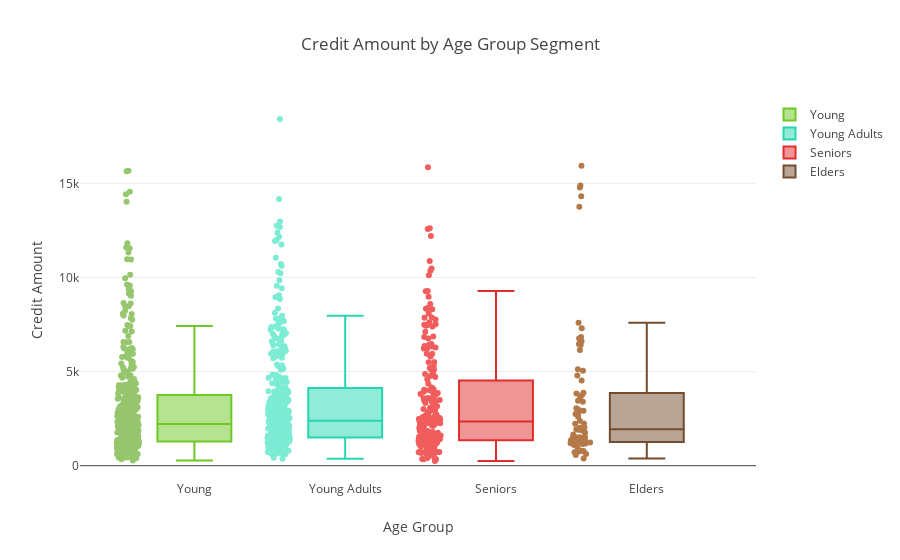

The code cell stored with this chart in its notebook:
### Code cell
# Take credit amount values into a list
young = df['Credit_amount'].loc[df['Age_Group'] == 'Young'].values.tolist()
young_adults = df['Credit_amount'].loc[df['Age_Group'] == 'Young Adults'].values.tolist()
senior = df['Credit_amount'].loc[df['Age_Group'] == 'Senior'].values.tolist()
elder_credit = df['Credit_amount'].loc[df['Age_Group'] == 'Elder'].values.tolist()

# Create the box plots by age category
young_credit = go.Box(
    y = young,
    name = "Young",
    jitter = 0.3,
    pointpos = -1.8,
    boxpoints = 'all',
    marker = dict(
        color = 'rgb(150, 198, 109)'),
    line = dict(
        color = 'rgb(111, 200, 37)')
)

young_adults_credit = go.Box(
    y = young_adults,
    name = "Young Adults",
    jitter = 0.3,
    pointpos = -1.8,
    boxpoints = 'all',
    marker = dict(
        color = 'rgb(124, 236, 212)'),
    line = dict(
        color = 'rgb(38, 214, 177)')
)

senior_credit = go.Box(
    y = senior,
    name = "Seniors",
    jitter = 0.3,
    pointpos = -1.8,
    boxpoints = 'all',
    marker = dict(
        color = 'rgb(241, 93, 93)'),
    line = dict(
        color = 'rgb(225, 44, 44)')
)

elder_credit = go.Box(
    y = elder_credit,
    name = "Elders",
    jitter = 0.3,
    pointpos = -1.8,
    boxpoints = 'all',
    marker = dict(
        color = 'rgb(180, 121, 72)'),
    line = dict(
        color = 'rgb(115, 77, 46)')
)

data = [young_credit, young_adults_credit, senior_credit, elder_credit]

layout = dict(
    title="Credit Amount by Age Group Segment", 
    xaxis = dict(title="Age Group"),
    yaxis= dict(title="Credit Amount")
)

fig = dict(data=data, layout=layout)
iplot(fig, filename="Box Plot")

### Figure 1 — Plotly figure (JSON) as saved in the notebook; plotly's stock layout.template omitted (floating-point values rounded to 4 significant figures; data arrays with more than 128 entries replaced by an {"elided": "..."} marker saying what was removed)
{"data": [{"boxpoints": "all", "jitter": 0.3, "line": {"color": "rgb(111, 200, 37)"}, "marker": {"color": "rgb(150, 198, 109)"}, "name": "Young", "pointpos": -1.8, "type": "box", "uid": "f0bf73c2-43bb-11eb-b239-0242ac130202", "y": {"elided": "371 int values"}}, {"boxpoints": "all", "jitter": 0.3, "line": {"color": "rgb(38, 214, 177)"}, "marker": {"color": "rgb(124, 236, 212)"}, "name": "Young Adults", "pointpos": -1.8, "type": "box", "uid": "f0bf7660-43bb-11eb-b239-0242ac130202", "y": {"elided": "355 int values"}}, {"boxpoints": "all", "jitter": 0.3, "line": {"color": "rgb(225, 44, 44)"}, "marker": {"color": "rgb(241, 93, 93)"}, "name": "Seniors", "pointpos": -1.8, "type": "box", "uid": "f0bf77aa-43bb-11eb-b239-0242ac130202", "y": {"elided": "203 int values"}}, {"boxpoints": "all", "jitter": 0.3, "line": {"color": "rgb(115, 77, 46)"}, "marker": {"color": "rgb(180, 121, 72)"}, "name": "Elders", "pointpos": -1.8, "type": "box", "uid": "f0bf78cc-43bb-11eb-b239-0242ac130202", "y": [1169, 3059, 1199, 6836, 1264, 6143, 2225, 1953, 1526, 1755, 618, 15945, 2012, 781, 766, 7308, 571, 5129, 1175, 1908, 1364, 2767, 1154, 2748, 1520, 4796, 6615, 1239, 13756, 14782, 14318, 3448, 3394, 1512, 2924, 3622, 3757, 1374, 2032, 1255, 1199, 2246, 385, 4526, 2600, 3832, 2384, 1538, 7596, 790, 6416, 1299, 5045, 1655, 1480, 3872, 1940, 6468, 930, 1338, 2957, 6761, 1364, 709, 1098, 14896, 1867, 1231, 1258, 753, 1409]}], "layout": {"title": "Credit Amount by Age Group Segment", "xaxis": {"title": "Age Group"}, "yaxis": {"title": "Credit Amount"}}}
